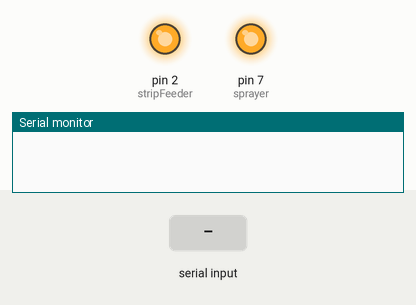
This sketch was run on a simulated Arduino Uno, built with avr-gcc and run on an emulated ATmega328P. Shown: output pins drawn as LEDs (lit = HIGH), the last lines printed to the serial monitor. Inputs (shaded band) come from the test bench.

Above: at 1.2 s.
1.3 s: "5" received over Serial
At 2.9 s:
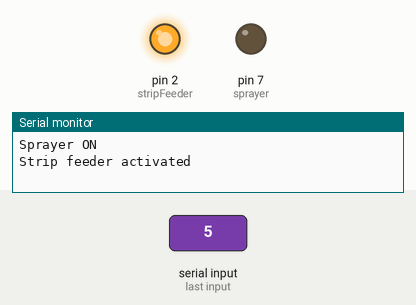
4.3 s: "1" received over Serial
At 5.34 s:
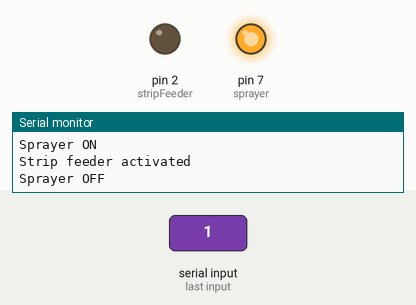
6.8 s: "3" received over Serial
At 8.2 s:
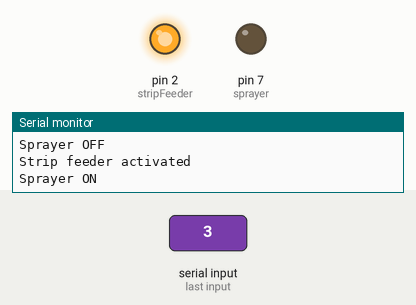
9.3 s: "4" received over Serial
At 11.3 s:
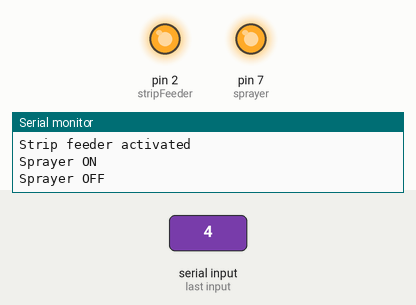
Timing chart, 0 to 12.7 s (numbered marks = the images above; inputs shaded):
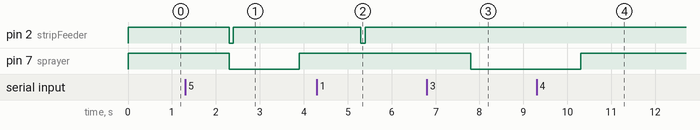

The sketch:

arduino_code.ino
```cpp
int stripFeeder = 2;
int sprayer = 7;

void setup() {
  Serial.begin(112500);
  pinMode(stripFeeder, OUTPUT);
  pinMode(sprayer, OUTPUT);
  digitalWrite(stripFeeder, HIGH);
  digitalWrite(sprayer, HIGH);
}

void loop() {
  if (Serial.available() > 0 ){
    String msg = Serial.readString();

    // strip feeder solenoid valve
    if (msg == "1"){
      digitalWrite(stripFeeder, LOW);
      delay(100);
      digitalWrite(stripFeeder, HIGH);
      Serial.println("Strip feeder activated");
    }
    // sprayer 1 solenoid valve
    else if (msg == "3"){
      digitalWrite(sprayer, LOW);
      Serial.println("Sprayer ON");
    }
    else if (msg == "4"){
      digitalWrite(sprayer, HIGH);
      Serial.println("Sprayer OFF");
    }
    else if (msg == "5"){
      digitalWrite(stripFeeder, LOW);
      digitalWrite(sprayer, LOW);
      Serial.println("Sprayer ON");
      delay(100);
      digitalWrite(stripFeeder, HIGH);
      Serial.println("Strip feeder activated");
      delay(1500);
      digitalWrite(sprayer, HIGH);
      Serial.println("Sprayer OFF");
    }
    else if (msg == "6"){
      delay(1000);
      digitalWrite(sprayer, LOW);
      Serial.println("Dipping ON");
      delay(1000);
      digitalWrite(sprayer, HIGH);
      Serial.println("Dipping OFF");
    }
  }
}
```

Measured:
- after the input at 1.3 s, pin 2 (stripFeeder): HIGH → LOW after 1.0 s, → HIGH 0.10 s later; pin 7 (sprayer): HIGH → LOW after 1.0 s, → HIGH 1.6 s later
- after the input at 4.3 s, pin 2 (stripFeeder): HIGH → LOW after 1.0 s, → HIGH 0.10 s later
- after the input at 6.8 s, pin 7 (sprayer): HIGH → LOW after 1.0 s
- after the input at 9.3 s, pin 7 (sprayer): LOW → HIGH after 1.0 s
